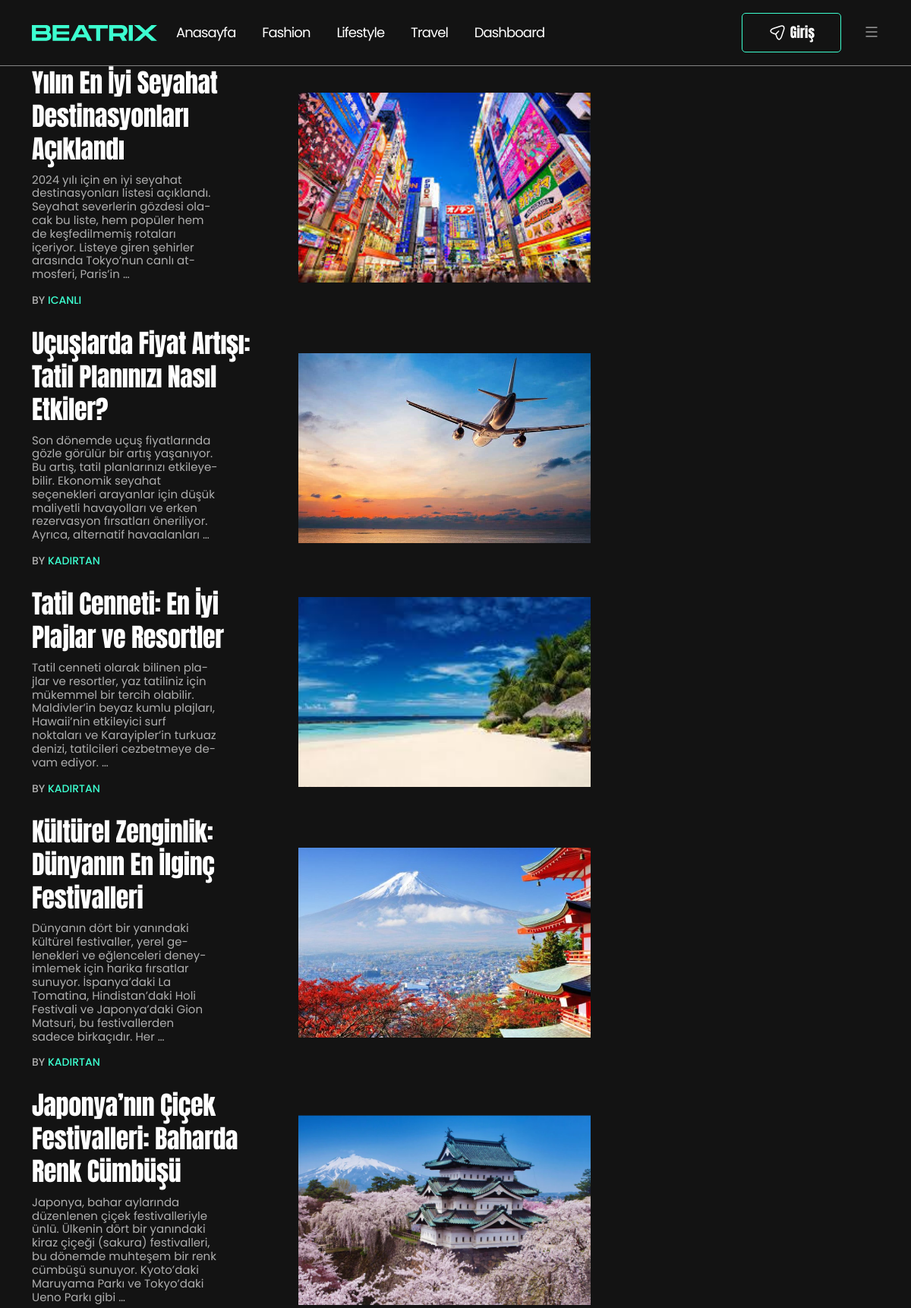
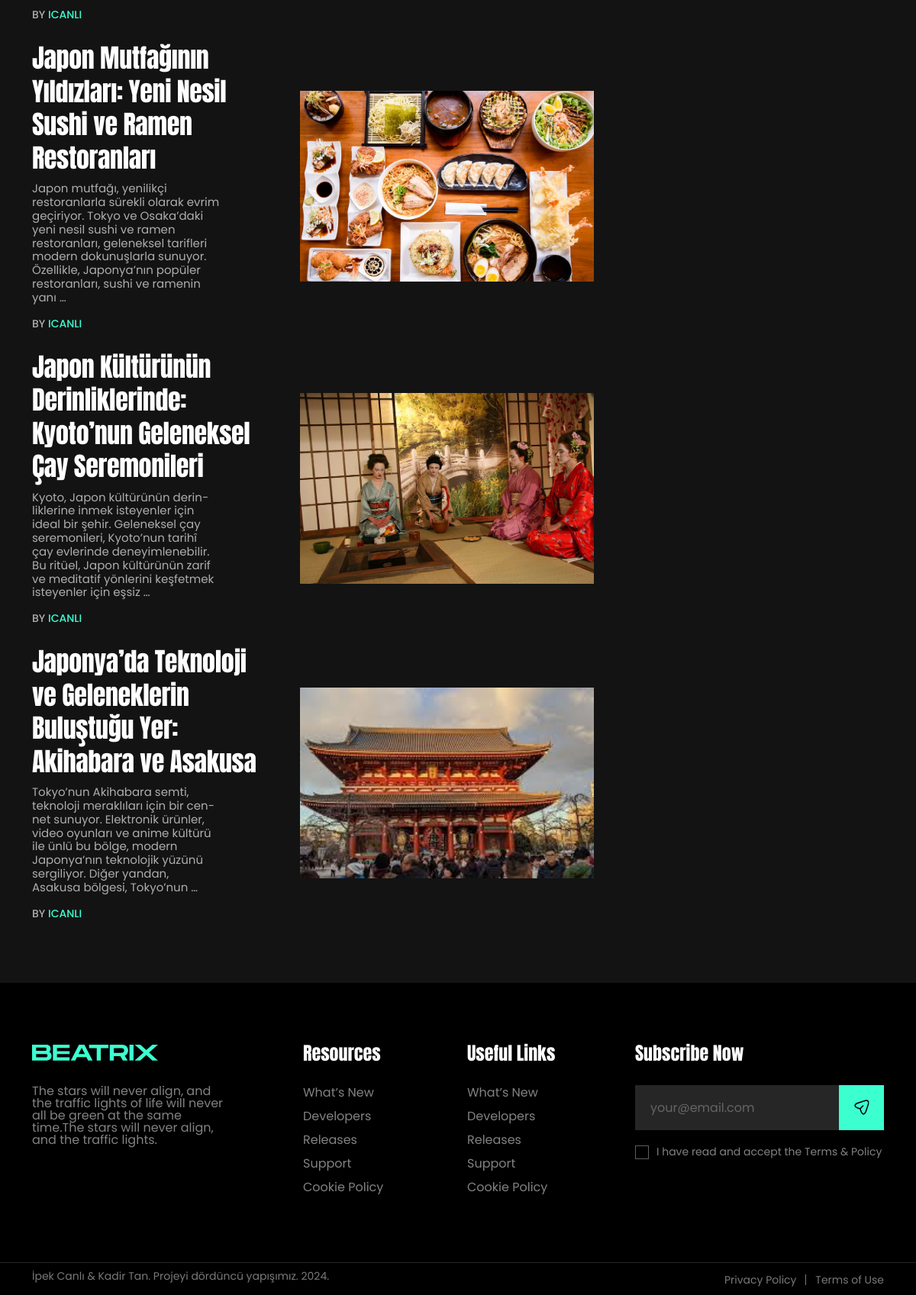
The page /travel/ on the database its author committed (2 pictures, top to bottom).
### Writer/models.py (models this page shows, shortened)
class Post(models.Model):
    title = models.CharField(max_length=200)
    user = models.ForeignKey(User, on_delete=models.CASCADE, null=True, blank=True)
    writer = models.ForeignKey('Writer', verbose_name="Yazar", on_delete=models.CASCADE, related_name='posts', null=True, blank=True)
    category = models.ForeignKey(Category, on_delete=models.CASCADE, null=True, blank=True)
    content = RichTextField()
    is_published = models.BooleanField(default=False)
    live_date = models.DateTimeField(default=timezone.now)
    created_date = models.DateTimeField(auto_now_add=True)
    updated_date = models.DateTimeField(auto_now=True)
    image = models.ImageField(upload_to='images/', null=True, blank=True)
    is_delete = models.BooleanField(verbose_name=('Silindi?'), default=False)
    delete_date = models.DateTimeField(verbose_name=('Silinme Tarihi'), blank=True, null=True)
    view_count = models.PositiveIntegerField(default=0)

### Main/views.py (the view)
# urls.py: path('travel/', travel, name='travel'),
def travel(request):
    travel_posts = Post.objects.filter(category__name='Travel')
    return render(request, 'Main/travel.html', {'travels': travel_posts})

### Main/templates/Main/travel.html (shortened to what this page needs)
{% extends 'Main/base.html' %}
{% load static %}
{% block content %}
  <div class="theme-blog-page-area mb-80">
    <div class="container">
      <div class="row">
        <div class="col-lg-8">
          <div class="row">
            <div class="col-lg-12">
              {% for travel in travels %}
                <article class="post-block-style-wrapper post-block-template-four">
                  <div class="post-block-style-inner post-block-list-style-inner">
                    <div class="post-block-content-wrap">
                      <div class="post-item-title">
                        <h2 class="post-title"><a href="{% url 'post-detail' 'travel' travel.id %}">{{ travel.title }}</a></h2>
                      </div>
                      <div class="post-excerpt-box">
                        <p>{{ travel.content|safe|truncatewords:30 }}</p>
                      </div>
                      <div class="post-bottom-meta-list">
                        <div class="post-meta-author-box">
                          By <a href="javascript:void(0)">{{ travel.user }}</a>
                        </div>
                      </div>
                    </div>
                    {% if travel.image %}
                      <div class="post-block-media-wrap">
                        <a href="{% url 'post-detail' 'travel' travel.id %}"><img src="{{ travel.image.url }}" alt="{{ travel.title }}" /></a>
                      </div>
                    {% endif %}
                  </div>
                </article>
              {% endfor %}
            </div>
          </div>
        </div>
        <div class="col-lg-4"></div>
      </div>
    </div>
  </div>
{% endblock %}

### Writer/static/assets/css/app.css (style rules this page uses)
:root { --primary-color: #3CFFD0; --secondary-color: #3CFFD0; --secondary-color-alt: #000; --heading-color: #ffffff; --body-color: #ffffff; --paragraph-color: #ffffff; --primary-font: "Anton", sans-serif; --secondary-font: "Poppins", sans-serif; --font-awesome: "Font Awesome 5 Pro"; --font-size-b1: 18px; --font-size-b2: 16px; --font-size-b3: 14px; --font-size-b4: 12px; --line-height-body: 22px; --line-height-b1: 1.6; --line-height-b2: 1.5; --line-height-b3: 1.4; --line-height-b4: 1.3; }
html { -webkit-text-size-adjust: 100%; -ms-text-size-adjust: 100%; overflow-x: hidden; font-family: var(--secondary-font); }
* { -webkit-box-sizing: border-box; box-sizing: border-box; outline: none; -moz-osx-font-smoothing: grayscale; -webkit-font-smoothing: antialiased; }
body { margin: 0; color: var(--body-color); font-family: var(--secondary-font); line-height: var(--line-height-body); font-size: var(--font-size-b1); background-color: #131313; }
h2 { font-size: 35px; line-height: 1.3380952381; }
h1, h2, h3, h4, h5, h6 { color: var(--heading-color); font-family: var(--primary-font); font-weight: 400; }
p { color: var(--paragraph-color); -webkit-hyphens: auto; -ms-hyphens: auto; hyphens: auto; margin-bottom: 10px; }
a { color: inherit; text-decoration: none; -webkit-transition: 0.4s; transition: 0.4s; }
a, a:hover, a:focus, a:active { text-decoration: none; outline: none; color: inherit; }
article, aside, details, figcaption, figure, footer, header, nav, section, summary { display: block; }
img { max-width: 100%; height: auto; }
.mb-80 { margin-bottom: 80px; }
article.post-block-style-wrapper { position: relative; margin-bottom: 24px; }
.post-block-style-wrapper .post-block-style-inner { position: relative; }
.post-block-style-wrapper .post-block-media-wrap { position: relative; margin-bottom: 20px; }
.post-block-style-wrapper .post-block-media-wrap a { position: relative; transition: .3s ease-in; display: block; overflow: hidden; }
.post-block-style-wrapper .post-block-media-wrap a img { transition: .35s ease-in; display: block; overflow: hidden; width: 100%; object-fit: cover; height: 405px; }
.post-block-style-wrapper .post-block-content-wrap h2.post-title { font-size: 40px; margin-bottom: 10px; line-height: 1.0875; letter-spacing: -0.01em; max-width: 92%; }
.post-block-style-wrapper .post-block-content-wrap h2.post-title a { color: #fff; }
.post-block-style-wrapper .post-block-content-wrap .post-excerpt-box { margin-bottom: 15px; max-width: 85%; }
.post-block-style-wrapper .post-block-content-wrap .post-excerpt-box p { margin: 0; font-size: 16px; font-weight: 400; color: #AEAEAE; line-height: 1.1875; }
.post-bottom-meta-list { display: flex; flex-wrap: wrap; line-height: 1.5; align-items: center; font-size: 14px; font-weight: 500; color: #AFAFAF; text-transform: uppercase; }
.post-bottom-meta-list div { margin-right: 10px; }
.post-meta-author-box a { color: var(--primary-color); }
article.post-block-style-wrapper:last-child { margin-bottom: 0; }
.post-block-style-inner.post-block-list-style-inner { display: flex; justify-content: flex-start; align-items: center; transition: all .3s ease-in; }
.post-block-template-four .post-block-media-wrap { margin-bottom: 0; margin-right: 0; display: block; overflow: hidden; width: 100%; min-width: 385px; max-width: min-content; margin-left: 24px; }
.post-block-template-four .post-block-media-wrap a img { height: 250px; }
.post-block-template-four .post-block-content-wrap h2.post-title { font-size: 34px; max-width: 90%; line-height: 1.2795; margin-bottom: 10px; }
.post-block-template-four .post-block-content-wrap .post-excerpt-box { margin-bottom: 15px; max-width: 75%; }

### Writer/static/assets/css/responsive.css (style rules this page uses)
@media (min-width: 1200px) and (max-width: 1399px) { .post-block-style-wrapper .post-block-content-wrap .post-excerpt-box p { font-size: 15px; } }

### rows shown on the page
Post: title "Yılın En İyi Seyahat Destinasyonları Açıklandı", content "2024 yılı için en iyi seyahat destinasyonları listesi açıklandı. Seyahat severlerin gözdesi olacak bu liste, hem popüler hem de keşfedilmemiş rotaları içeriyor. Listeye giren şehirler arasında Tokyo’nun canlı atmosferi, Paris’in …", user "ICANLI", image (picture)
Post: title "Uçuşlarda Fiyat Artışı: Tatil Planınızı Nasıl Etkiler?", content "Son dönemde uçuş fiyatlarında gözle görülür bir artış yaşanıyor. Bu artış, tatil planlarınızı etkileyebilir. Ekonomik seyahat seçenekleri arayanlar için düşük maliyetli havayolları ve erken rezervasyon fırsatları öneriliyor. Ayrıca, alternatif havaalanları …", user "KADIRTAN", image (picture)
Post: title "Tatil Cenneti: En İyi Plajlar ve Resortler", content "Tatil cenneti olarak bilinen plajlar ve resortler, yaz tatiliniz için mükemmel bir tercih olabilir. Maldivler’in beyaz kumlu plajları, Hawaii’nin etkileyici surf noktaları ve Karayipler’in turkuaz denizi, tatilcileri cezbetmeye devam ediyor. …", user "KADIRTAN", image (picture)
Post: title "Kültürel Zenginlik: Dünyanın En İlginç Festivalleri", content "Dünyanın dört bir yanındaki kültürel festivaller, yerel gelenekleri ve eğlenceleri deneyimlemek için harika fırsatlar sunuyor. İspanya’daki La Tomatina, Hindistan’daki Holi Festivali ve Japonya’daki Gion Matsuri, bu festivallerden sadece birkaçıdır. Her …", user "KADIRTAN", image (picture)
Post: title "Japonya’nın Çiçek Festivalleri: Baharda Renk Cümbüşü", content "Japonya, bahar aylarında düzenlenen çiçek festivalleriyle ünlü. Ülkenin dört bir yanındaki kiraz çiçeği (sakura) festivalleri, bu dönemde muhteşem bir renk cümbüşü sunuyor. Kyoto’daki Maruyama Parkı ve Tokyo’daki Ueno Parkı gibi …", user "ICANLI", image (picture)
Post: title "Japon Mutfağının Yıldızları: Yeni Nesil Sushi ve Ramen Restoranları", content "Japon mutfağı, yenilikçi restoranlarla sürekli olarak evrim geçiriyor. Tokyo ve Osaka’daki yeni nesil sushi ve ramen restoranları, geleneksel tarifleri modern dokunuşlarla sunuyor. Özellikle, Japonya’nın popüler restoranları, sushi ve ramenin yanı …", user "ICANLI", image (picture)
Post: title "Japon Kültürünün Derinliklerinde: Kyoto’nun Geleneksel Çay Seremonileri", content "Kyoto, Japon kültürünün derinliklerine inmek isteyenler için ideal bir şehir. Geleneksel çay seremonileri, Kyoto’nun tarihî çay evlerinde deneyimlenebilir. Bu ritüel, Japon kültürünün zarif ve meditatif yönlerini keşfetmek isteyenler için eşsiz …", user "ICANLI", image (picture)
Post: title "Japonya’da Teknoloji ve Geleneklerin Buluştuğu Yer: Akihabara ve Asakusa", content "Tokyo’nun Akihabara semti, teknoloji meraklıları için bir cennet sunuyor. Elektronik ürünler, video oyunları ve anime kültürü ile ünlü bu bölge, modern Japonya’nın teknolojik yüzünü sergiliyor. Diğer yandan, Asakusa bölgesi, Tokyo’nun …", user "ICANLI", image (picture)
